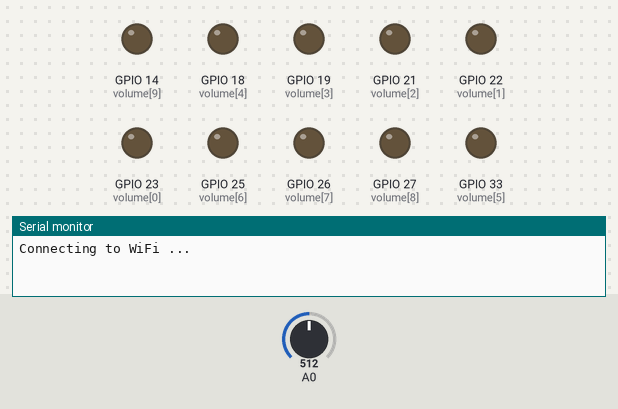
A sketch run on a simulated ESP8266 (NodeMCU). On the bench: output pins drawn as LEDs (lit = HIGH), the last lines printed to the serial monitor. Dashed ring = blinking. Inputs (shaded band) come from the test bench; at power-on: A0 = 512. WiFi joins after 1.5 s; servers stay silent unless stated.

Above: at 0.1 s.
3.3 s: A0 set to 810
6.3 s: A0 set to 833
At 6.54 s:
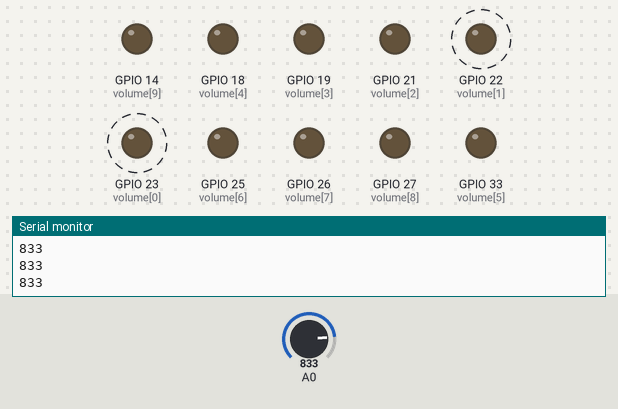
9.3 s: A0 set to 716
At 9.55 s:
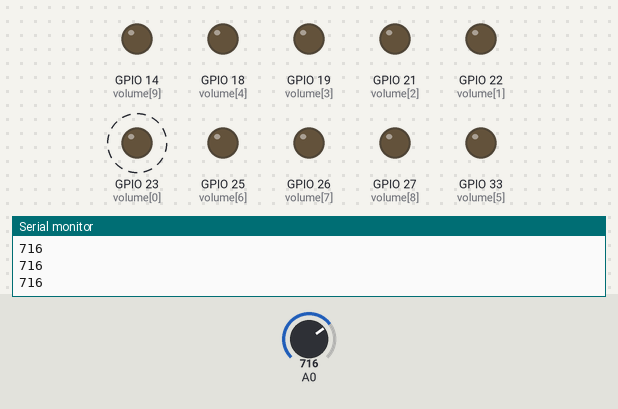
12.3 s: A0 set to 900
At 12.71 s:
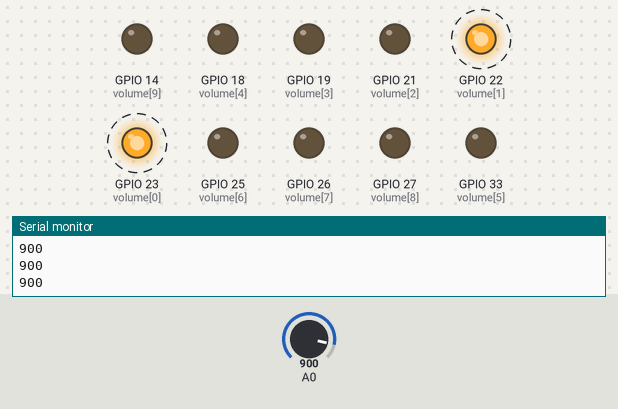
Timing chart, 0 to 16.3 s (numbered marks = the images above; inputs shaded):
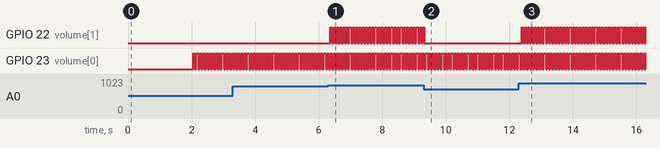

Measured:
- the behaviour switches between 818 and 819 on A0 (found by bisection; images 0 and 1)
- after the input at 6.3 s, GPIO 22 (volume[1]): alternates HIGH for 0.05 s and LOW for 0.05 s, starting after 0.07 s
- after the input at 9.3 s, GPIO 22 (volume[1]): goes on until 9.3 s, then stays LOW
- after the input at 12.3 s, GPIO 22 (volume[1]): alternates HIGH for 0.05 s and LOW for 0.05 s, starting after 0.09 s
- by itself, GPIO 23 (volume[0]): alternates HIGH for 0.05 s and LOW for 0.05 s

The sketch:

ACCEL.ino
```cpp
#include <Arduino.h>
#ifdef ESP32
#include <WiFi.h>
#include <AsyncTCP.h>
#elif defined(ESP8266)
#include <ESP8266WiFi.h>
#include <ESPAsyncTCP.h>
#endif
#include <ESPAsyncWebServer.h>

#define INPUTA 35
#define INPUTB 34


#define STEP 819
int volume[10] = {23, 22, 21, 19, 18, 33, 25, 26, 27, 14};//4095//5 = 819

int a = analogRead(INPUTA);
int b = analogRead(INPUTB);
int sum = a + b;
int st  = 0;
int prevSt = 0;
int mode = 0;

// Timer variables
unsigned long lastTime = 0;
unsigned long timerDelay = 1000;

// Replace with your network credentials
const char* ssid = "dotsaout";
const char* password = "v123456789st";

// Set your Static IP address
IPAddress local_IP(192, 168, 1, 29);
// Set your Gateway IP address
IPAddress gateway(192, 168, 1, 1);

IPAddress subnet(255, 255, 255, 0);

const char* PARAM_INPUT_1 = "mode";

// Create AsyncWebServer object on port 80
AsyncWebServer server(80);

// Create an Event Source on /events
AsyncEventSource events("/events");

// Initialize WiFi
void initWiFi() {
      WiFi.mode(WIFI_STA);
    if (!WiFi.config(local_IP, gateway, subnet)) {
    Serial.println("STA Failed to configure");
    }
    WiFi.begin(ssid, password);
    Serial.print("Connecting to WiFi ..");
    while (WiFi.status() != WL_CONNECTED) {
        Serial.print('.');
        delay(1000);
    }
    Serial.println(WiFi.localIP());
}

const char index_html[] PROGMEM = R"rawliteral(
<!DOCTYPE HTML><html>
<head>
  <title>ESP Web Server</title>
  <meta name="viewport" content="width=device-width, initial-scale=1">
  <link rel="stylesheet" href="https://use.fontawesome.com/releases/v5.7.2/css/all.css" integrity="sha384-fnmOCqbTlWIlj8LyTjo7mOUStjsKC4pOpQbqyi7RrhN7udi9RwhKkMHpvLbHG9Sr" crossorigin="anonymous">
  <link rel="icon" href="data:,">
  <style>
    html {font-family: Arial; display: inline-block; text-align: center;}
    p { font-size: 1.2rem;}
    body {  margin: 0;}
    .topnav { overflow: hidden; background-color: #50B8B4; color: white; font-size: 1rem; }
    .content { padding: 20px; }
    .card { background-color: white; box-shadow: 2px 2px 12px 1px rgba(140,140,140,.5); }
    .cards { max-width: 800px; margin: 0 auto; display: grid; grid-gap: 2rem; grid-template-columns: repeat(auto-fit, minmax(200px, 1fr)); }
    .reading { font-size: 1.4rem; }
  </style>
</head>
<body>
  <div class="topnav">
    <h1>A C C E L</h1>
  </div>
  <div class="content">
    <div class="cards">
      <div class="card">
        <p><i class="fa fa-info" style="color:#059e8a;"></i> VOLUME </p><p><span class="reading"><span id="volume">%VOLUME%</span></span></p>
      </div>
    </div>
  </div>
<script>
if (!!window.EventSource) {
 var source = new EventSource('/events');

 source.addEventListener('volume', function(e) {
  console.log("volume", e.data);
  document.getElementById("volume").innerHTML = e.data;
 }, false);

}
</script>
</body>
</html>)rawliteral";

String processor(const String& var){
  //Serial.println(var);
  if(var=="VOLUME") return String(st);
  return String();
}

void setup() {
  // put your setup code here, to run once:
  Serial.begin(9600);
  initWiFi();
  for(int i = 0; i < 10; i ++){
    pinMode(volume[i], OUTPUT);
    digitalWrite(volume[i], LOW);
  }


  // Handle Web Server
  server.on("/", HTTP_GET, [](AsyncWebServerRequest *request){
    request->send_P(200, "text/html", index_html, processor);
  });

  // Send a GET request to <ESP_IP>/update?relay=<inputMessage>&state=<inputMessage2>
  server.on("/update", HTTP_GET, [] (AsyncWebServerRequest *request) {
    String inputMessage;
    String inputParam;
    // GET input1 value on <ESP_IP>/update?relay=<inputMessage>
    if (request->hasParam(PARAM_INPUT_1)) {
      inputMessage = request->getParam(PARAM_INPUT_1)->value();
      inputParam = PARAM_INPUT_1;
      Serial.println(inputMessage);
      mode = inputMessage.toInt();
    }
    request->send(200, "text/plain", "OK");
  });

  // Handle Web Server Events
  events.onConnect([](AsyncEventSourceClient *client){
    if(client->lastId()){
      Serial.printf("Client reconnected! Last message ID that it got is: %u\n", client->lastId());
    }
    // send event with message "hello!", id current millis
    // and set reconnect delay to 1 second
    client->send("hello!", NULL, millis(), 10000);
  });
  server.addHandler(&events);
  DefaultHeaders::Instance().addHeader("Access-Control-Allow-Origin", "*");
  server.begin();
}

void loop() {
  // put your main code here, to run repeatedly:
  a = analogRead(INPUTA);
  b = analogRead(INPUTB);
  sum = a + b;
  st = sum / 819;
  Serial.println(a);
  if(mode == 1){
    for(int i = 0; i < st; i++){
      digitalWrite(volume[i], HIGH);
    }
    for(int i = st; i < 10; i++){
      digitalWrite(volume[i], LOW);
    }
  }
  else if (mode == 0){
    for(int i = st; i < 10; i++){
      digitalWrite(volume[i], LOW);
    }
    delay(50);
    for(int i = 0; i < st; i++){
      digitalWrite(volume[i], HIGH);
    }
    delay(50);
    for(int i = 0; i < st; i++){
      digitalWrite(volume[i], LOW);
    }
  }
else  {
  for(int i = 0; i < 10; i++){
    digitalWrite(volume[i], HIGH);
    delay(25);
  }

  for(int i = 9; i >= 0; i--){
    digitalWrite(volume[i], LOW);
    delay(25);
  }
}

  if (st != prevSt) {
    // Send Events to the Web Server with the Sensor Readings
    events.send(String(st).c_str(),"volume",millis());
    prevSt = st;
  }
}
```
